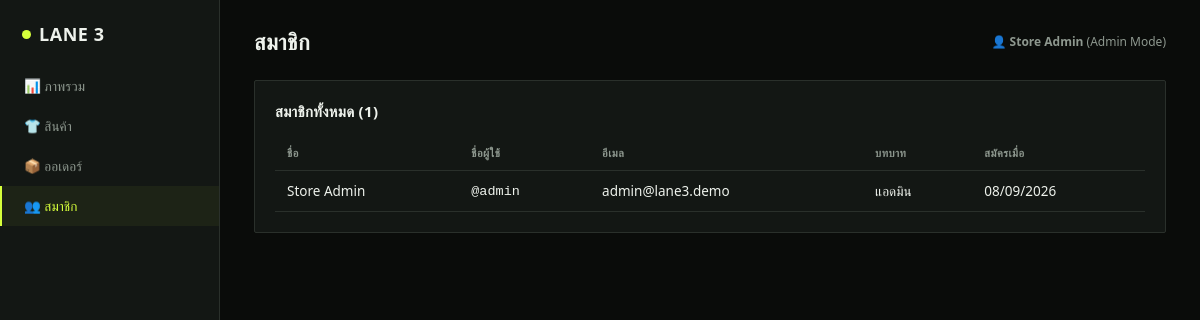
/admin/members.php, run on the app's committed database.
### tables this page shows
CREATE TABLE IF NOT EXISTS users (
  id INT AUTO_INCREMENT PRIMARY KEY,
  name VARCHAR(120) NOT NULL,
  email VARCHAR(160) NOT NULL,
  username VARCHAR(60) NOT NULL UNIQUE,
  password_hash VARCHAR(255) NOT NULL,
  role ENUM('customer','admin') NOT NULL DEFAULT 'customer',
  created_at DATETIME NOT NULL DEFAULT CURRENT_TIMESTAMP
);

### admin/includes/auth.php (called while the page is built, shortened)
<?php
function h(string $s): string {
    return htmlspecialchars($s, ENT_QUOTES, 'UTF-8');
}

### admin/members.php (the view)
<?php
require __DIR__ . '/includes/auth.php';
require __DIR__ . '/includes/layout.php';
$admin = require_login();
$users = $pdo->query('SELECT * FROM users ORDER BY created_at DESC')->fetchAll();
render_header('สมาชิก', 'members.php', $admin);
?>
<div class="card">
  <h3>สมาชิกทั้งหมด (<?= count($users) ?>)</h3>
  <?php if (!$users): ?>
    <div class="empty">ยังไม่มีสมาชิก</div>
  <?php else: ?>
  <table>
    <thead><tr><th>ชื่อ</th><th>ชื่อผู้ใช้</th><th>อีเมล</th><th>บทบาท</th><th>สมัครเมื่อ</th></tr></thead>
    <tbody>
      <?php foreach ($users as $u): ?>
      <tr>
        <td><?= h($u['name']) ?></td>
        <td class="mono">@<?= h($u['username']) ?></td>
        <td><?= h($u['email']) ?></td>
        <td><?= $u['role'] === 'admin' ? 'แอดมิน' : 'ลูกค้า' ?></td>
        <td><?= date('d/m/Y', strtotime($u['created_at'])) ?></td>
      </tr>
      <?php endforeach; ?>
    </tbody>
  </table>
  <?php endif; ?>
</div>
<?php render_footer(); ?>

### admin/includes/layout.php (shortened to what this page needs)
<?php
function render_header(string $title, string $active, array $admin): void {
    $nav = [
        'dashboard.php' => '📊 ภาพรวม',
        'products.php' => '👕 สินค้า',
        'orders.php' => '📦 ออเดอร์',
        'members.php' => '👥 สมาชิก',
    ];
    ?>
<!doctype html>
<html lang="th">
<head>
<link rel="stylesheet" href="style.css">
</head>
<body>
<div class="shell">
  <aside class="sidebar">
    <div class="brand"><span class="dot"></span>LANE 3</div>
    <nav>
      <?php foreach ($nav as $href => $label): ?>
        <a href="<?= h($href) ?>" class="<?= $active === $href ? 'active' : '' ?>"><?= h($label) ?></a>
      <?php endforeach; ?>
    </nav>
  </aside>
  <main class="content">
    <div class="topbar">
      <h1><?= h($title) ?></h1>
      <div class="who">👤 <b><?= h($admin['name']) ?></b> <span style="color:var(--text-dim);font-size:12px;">(Admin Mode)</span></div>
    </div>
<?php
}
function render_footer(): void {
    ?>
  </main>
</div>
</body>
</html>
<?php
}

### admin/style.css (style rules this page uses)
:root { --bg:#0a0c0a; --surface:#131714; --surface2:#1a1f1b; --line:#2a302b; --volt:#d6ff3b; --volt-dim:#a8cc2c; --deep-green:#0f3d2e; --text:#eef2ec; --text-dim:#8e988f; --danger:#ff5a5a; }
* { box-sizing:border-box;margin:0;padding:0; }
body { background:var(--bg);color:var(--text);font-family:'Segoe UI',Arial,sans-serif;min-height:100vh; }
a { color:inherit;text-decoration:none; }
h1,h2,h3 { font-weight:700;letter-spacing:0.02em; }
.mono { font-family:'Consolas','Space Mono',monospace; }
.shell { display:flex;min-height:100vh; }
.sidebar { width:220px;background:var(--surface);border-right:1px solid var(--line);padding:22px 0;flex-shrink:0; }
.sidebar .brand { display:flex;align-items:center;gap:8px;padding:0 22px 20px;font-weight:700;font-size:18px;letter-spacing:0.03em; }
.sidebar .brand .dot { width:9px;height:9px;background:var(--volt);border-radius:50%; }
.sidebar nav a { display:block;padding:11px 22px;font-size:13.5px;color:var(--text-dim);border-left:2px solid transparent; }
.sidebar nav a.active { color:var(--volt);border-left-color:var(--volt);background:rgba(214,255,59,0.05); }
.content { flex:1;padding:26px 34px;min-width:0; }
.topbar { display:flex;justify-content:space-between;align-items:center;margin-bottom:24px;flex-wrap:wrap;gap:12px; }
.topbar h1 { font-size:22px; }
.topbar .who { font-size:12px;color:var(--text-dim); }
.card { background:var(--surface);border:1px solid var(--line);padding:20px;border-radius:2px;margin-bottom:20px; }
.card h3 { font-size:15px;margin-bottom:14px; }
table { width:100%;border-collapse:collapse;font-size:13.5px; }
th { text-align:left;color:var(--text-dim);font-weight:600;font-size:11px;text-transform:uppercase;letter-spacing:0.04em;padding:10px 12px;border-bottom:1px solid var(--line); }
td { padding:11px 12px;border-bottom:1px solid var(--line);vertical-align:middle; }

### data on the page
users: name "Store Admin", username "admin", email "admin@lane3.demo", role "แอดมิน", created_at "08/09/2026"

### other printed values
$label "📊 ภาพรวม"
$label "👕 สินค้า"
$label "📦 ออเดอร์"
$label "👥 สมาชิก"
$title "สมาชิก"
count($users) "1"
